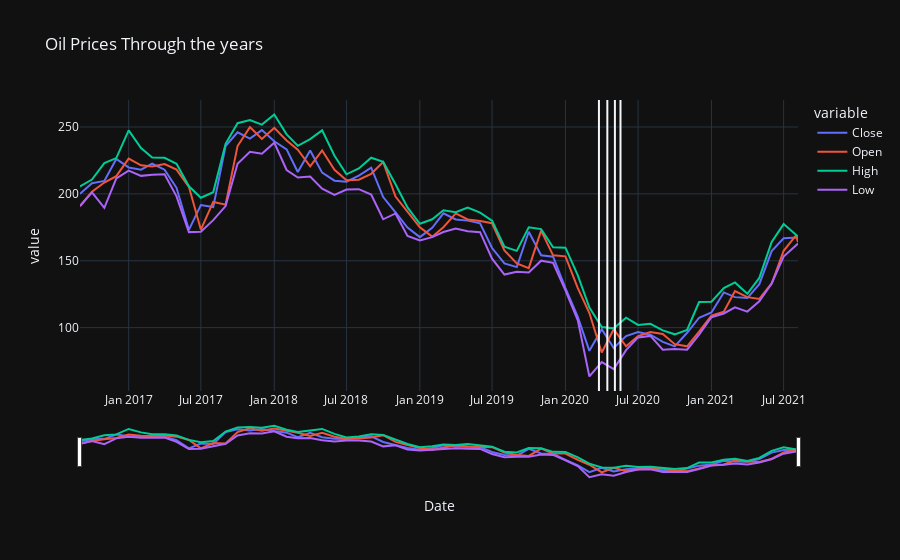

The code cell stored with this chart in its notebook:
### Code cell
fig = px.line(oil_prices,x='Date', y=['Close','Open','High','Low'], title="Oil Prices Through the years")
fig.update_xaxes(rangeslider_visible=True)
fig.add_vline(x='2020-03-25')
fig.add_vline(x='2020-04-15')
fig.add_vline(x='2020-05-04')
fig.add_vline(x='2020-05-18')
fig.show()
